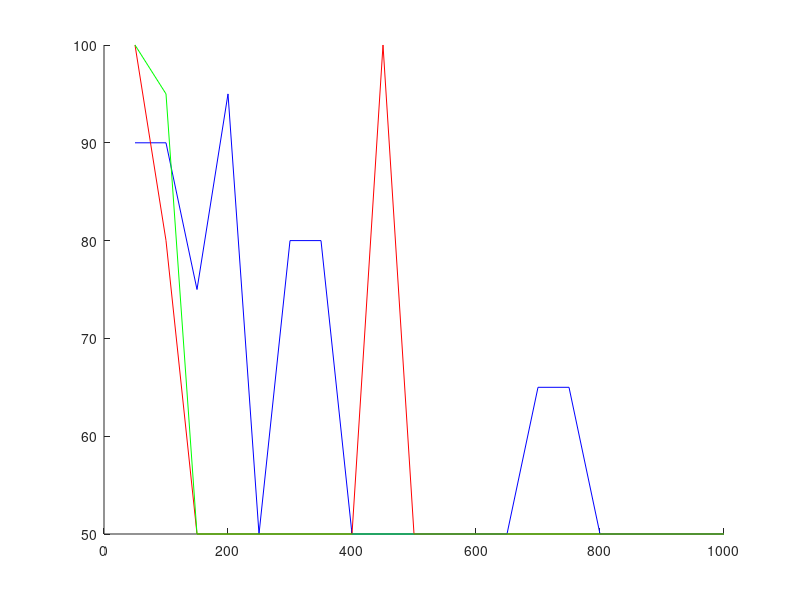
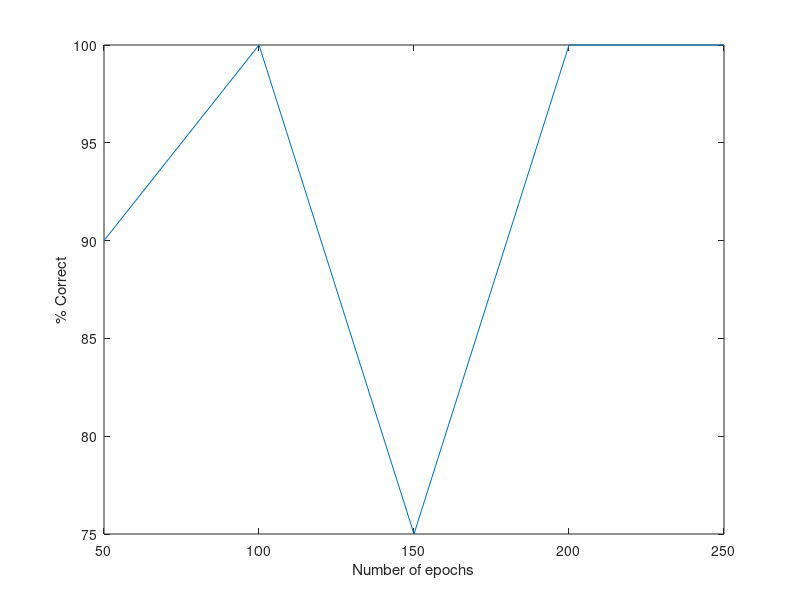

These figures' MATLAB source, in order:
clc;
clear;

fid = fopen('epoch_parse.txt', 'r');
C = textscan(fid, '%d %d %f %d %f %f %d');
fclose(fid);

CCR = C{7};
neurons = C{1};
layers = C{2};
learning_rate = C{3};
iterations = C{4};
train_time = C{5};
test_time = C{6};

f1 = figure(1);
hold on
temp_1 = [neurons(layers == 1), double(CCR(layers==1))/20*100];
temp = sortrows([neurons(layers == 1), double(CCR(layers==1))/20*100], 1);
final_neurons = 50:50:1000;
final_ccr = zeros(length(final_neurons), 1);
    
index = 1;
for ii = 50:50:1000
    a = temp(temp(:,1)==ii, 2);
    final_ccr(index) = max(temp(temp(:,1)==ii, 2));
    index = index + 1;
end


plot(final_neurons, final_ccr, 'b');

temp = sortrows([neurons(layers == 2), double(CCR(layers==2))/20*100], 1);
final_neurons = 50:50:1000;
final_ccr = zeros(length(final_neurons), 1);
    
index = 1;
for ii = 50:50:1000
    a = temp(temp(:,1)==ii, 2);
    final_ccr(index) = max(temp(temp(:,1)==ii, 2));
    index = index + 1;
end


plot(final_neurons, final_ccr, 'r');


temp = sortrows([neurons(layers == 3), double(CCR(layers==3))/20*100], 1);
final_neurons = 50:50:1000;
final_ccr = zeros(length(final_neurons), 1);
    
index = 1;
for ii = 50:50:1000
    a = temp(temp(:,1)==ii, 2);
    final_ccr(index) = max(temp(temp(:,1)==ii, 2));
    index = index + 1;
end


plot(final_neurons, final_ccr, 'g');

% temp_1 = [neurons(layers == 1), double(CCR(layers==1))/20*100];
% temp = sortrows([neurons(layers == 2), double(CCR(layers==2))/20*100], 1);
% plot(temp(:, 1), temp(:, 2), 'r');
% temp_1 = [neurons(layers == 1), double(CCR(layers==1))/20*100];
% temp = sortrows([neurons(layers == 3), double(CCR(layers==3))/20*100], 1);
% plot(temp(:, 1), temp(:, 2), 'g');

f2 = figure(2);
temp = [iterations, double(CCR)/20*100];
final_iterations = 50:50:250;
final_ccr = zeros(length(final_iterations), 1);
index = 1;
for ii = 50:50:250
    a = temp(temp(:,1)==ii, 2);
    final_ccr(index) = max(temp(temp(:,1)==ii, 2));
    index = index + 1;
end
sortrows(temp, 1);
plot(final_iterations, final_ccr);


xlabel('Number of epochs');
ylabel('% Correct');


hold off